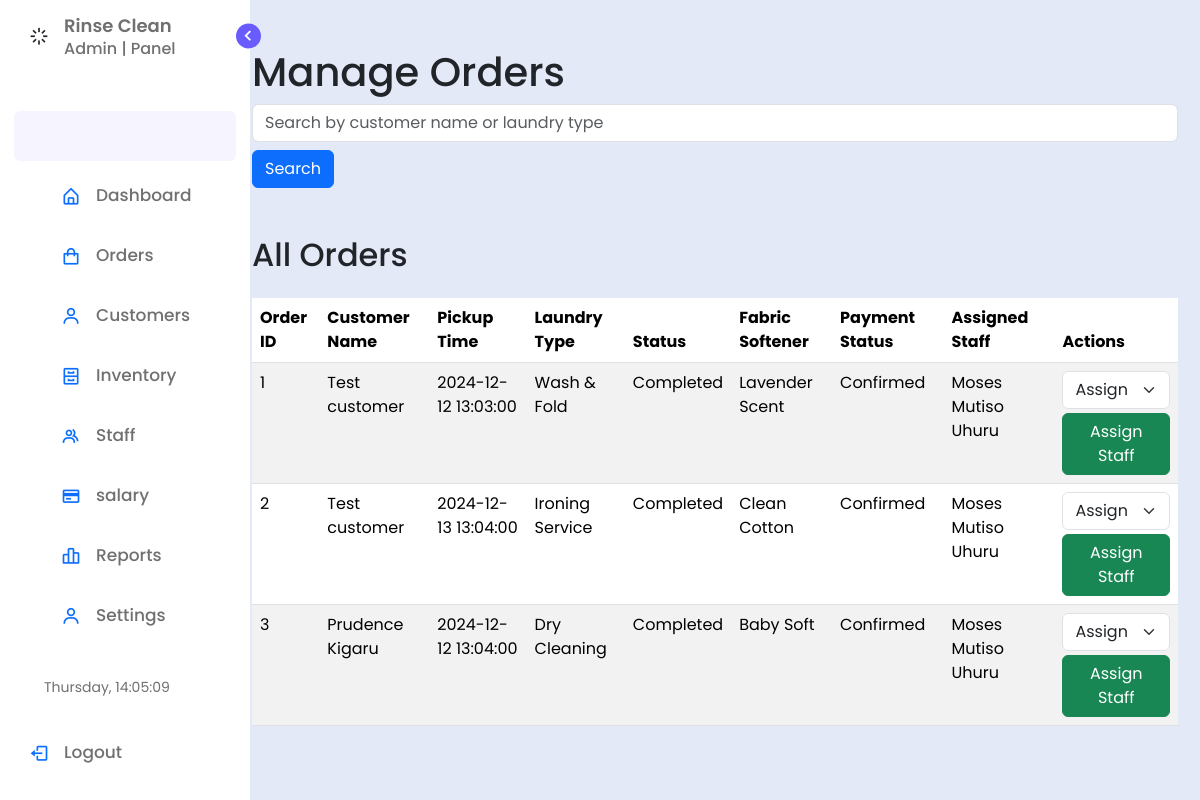
The app's page /admin/orders.php (signed in) with its own data.
### tables this page shows
CREATE TABLE `orders` (
  `id` int(11) NOT NULL,
  `order_id` varchar(20) NOT NULL,
  `customer_name` varchar(100) NOT NULL,
  `laundry_type` varchar(50) NOT NULL,
  `fabric_softener` varchar(100) DEFAULT NULL,
  `pickup_time` datetime NOT NULL,
  `special_instructions` text DEFAULT NULL,
  `status` varchar(20) DEFAULT 'Pending',
  `weight` decimal(5,2) DEFAULT NULL,
  `cost` decimal(10,2) NOT NULL,
  `payment_status` varchar(20) NOT NULL DEFAULT 'Pending',
  `staff_id` int(11) DEFAULT NULL,
  `created_at` datetime DEFAULT current_timestamp(),
  `feedback_given` enum('yes','no') DEFAULT 'no'
);

CREATE TABLE `users` (
  `id` int(11) NOT NULL,
  `username` varchar(50) NOT NULL,
  `password` varchar(255) NOT NULL,
  `email` varchar(100) NOT NULL,
  `phone_number` varchar(15) NOT NULL,
  `role` enum('admin','staff') DEFAULT 'staff',
  `reg_number` varchar(12) DEFAULT NULL,
  `name` varchar(100) NOT NULL,
  `address` varchar(255) DEFAULT NULL,
  `status` varchar(20) DEFAULT 'active',
  `created_at` timestamp NOT NULL DEFAULT current_timestamp()
);

### admin/orders.php (the view, shortened to what this page needs)
<?php
require_once '../includes/rinseclean_lms.php';
$sql = "SELECT orders.id, orders.customer_name, orders.pickup_time, orders.laundry_type, orders.status, orders.fabric_softener, orders.payment_status, users.username AS staff_name
        FROM orders
        LEFT JOIN users ON orders.staff_id = users.id";
$result = $conn->query($sql);
$orders = [];
while ($row = $result->fetch_assoc()) {
    $orders[] = $row;
}
$search_query = '';
?>
<!DOCTYPE html>
<html lang="en">
<head>
    <link rel="stylesheet" href="https://cdn.jsdelivr.net/npm/bootstrap@5.3.3/dist/css/bootstrap.min.css">
    <link rel="stylesheet" href="../admin/css/style.css">
</head>
<body>
<div class="d-flex" id="wrapper">
    <?php include '../admin/publics/sidebar.php'; ?>
</div>
<section class="home">
    <div class="container mt-5">
        <h1>Manage Orders</h1>
        <form method="POST" class="mb-3">
            <input type="text" name="search_query" placeholder="Search by customer name or laundry type" class="form-control" value="<?php echo htmlspecialchars($search_query); ?>">
            <button type="submit" name="search" class="btn btn-primary mt-2">Search</button>
        </form>
        <div class="orders-section mt-5">
            <h2 class="mb-4">All Orders</h2>
            <table class="table table-striped table-hover">
                <thead class="thead-dark">
                    <tr>
                        <th scope="col">Order ID</th>
                        <th scope="col">Customer Name</th>
                        <th scope="col">Pickup Time</th>
                        <th scope="col">Laundry Type</th>
                        <th scope="col">Status</th>
                        <th scope="col">Fabric Softener</th>
                        <th scope="col">Payment Status</th>
                        <th scope="col">Assigned Staff</th>
                        <th scope="col">Actions</th>
                    </tr>
                </thead>
                <tbody>
                    <?php if (empty($orders)): ?>
                        <tr>
                            <td colspan="9" class="text-center">No orders found.</td>
                        </tr>
                    <?php else: ?>
                        <?php foreach ($orders as $order): ?>
                        <tr>
                            <td><?php echo htmlspecialchars($order['id']); ?></td>
                            <td><?php echo htmlspecialchars($order['customer_name']); ?></td>
                            <td><?php echo htmlspecialchars($order['pickup_time']); ?></td>
                            <td><?php echo htmlspecialchars($order['laundry_type']); ?></td>
                            <td><?php echo htmlspecialchars($order['status']); ?></td>
                            <td><?php echo htmlspecialchars($order['fabric_softener']); ?></td>
                            <td><?php echo htmlspecialchars($order['payment_status']); ?></td>
                            <td><?php echo htmlspecialchars($order['staff_name'] ?? 'Unassigned'); ?></td>
                            <td>
                                <form method="POST" class="d-inline">
                                    <select name="staff_id" class="form-select" required>
                                        <option value="">Assign Staff</option>
                                    </select>
                                    <button type="submit" name="update_order" class="btn btn-success mt-1">Assign Staff</button>
                                </form>
                            </td>
                        </tr>
                        <?php endforeach; ?>
                    <?php endif; ?>
                </tbody>
            </table>
        </div>
    </div>
</section>
</body>
</html>

### admin/publics/sidebar.php (shortened to what this page needs)
<!DOCTYPE html>
<html lang="en">
<head>
    <link rel="stylesheet" href="../../admin/css/style.css">
    <link href='https://unpkg.com/boxicons@2.1.1/css/boxicons.min.css' rel='stylesheet'>
</head>
<body>
    <nav class="sidebar close">
        <header>
            <div class="image-text">
                <span class="image">
                <i class='bx bx-loader icon' alt="logo" style="width: 50px; height: 50px;"></i>
                </span>
                <div class="text logo-text">
                    <span class="name">Rinse Clean</span>
                    <span class="profession">Admin | Panel</span>
                </div>
            </div>
            <i class='bx bx-chevron-right toggle'></i>
        </header>
        <div class="menu-bar">
            <div class="menu">
                <li class="search-box"></li>
                <ul class="menu-links">
                    <li class="nav-link active">
                        <a href="dashboard.php">
                            <i class='bx bx-home-alt icon'></i>
                            <span class="text nav-text">Dashboard</span>
                        </a>
                    </li>
                    <li class="nav-link active">
                    <a href="orders.php">
                        <i class='bx bx-shopping-bag icon'></i>
                         <span class="text nav-text">Orders</span>
                    </a>
                    </li>
                    <li class="nav-link">
                        <a href="customers.php">
                            <i class='bx bx-user icon'></i>
                            <span class="text nav-text">Customers</span>
                        </a>
                    </li>
                    <li class="nav-link submenu-toggle">
                        <a href="inventory.php">
                            <i class='bx bx-cabinet icon'></i>
                            <span class="text nav-text">Inventory</span>
                        </a>
                    </li>
                    <li class="nav-link">
                        <a href="staff.php">
                            <i class='bx bx-group icon'></i>
                            <span class="text nav-text">Staff</span>
                        </a>
                    </li>
                    <li class="nav-link">
                        <a href="salary.php">
                            <i class='bx bx-credit-card icon'></i>
                            <span class="text nav-text">salary</span>
                        </a>
                    </li>
                    <li class="nav-link submenu-toggle">
                        <a href="reports.php">
                            <i class='bx bx-bar-chart-alt-2 icon'></i>
                            <span class="text nav-text">Reports</span>
                        </a>
                    </li>
                    <li class="nav-link">
                        <a href="settings.php">
                            <i class='bx bx-user icon'></i>
                            <span class="text nav-text">Settings</span>
                        </a>
                    </li>
                </ul>
            </div>
            <div class="time-display">
                <span id="current-time"></span>
            </div>
            <div class="bottom-content">
                <li>
                    <a href="../public/login/logout.php">
                        <i class='bx bx-log-out icon'></i>
                        <span class="text nav-text">Logout</span>
                    </a>
                </li>
            </div>
        </div>
    </nav>
</body>
</html>

### admin/css/style.css (style rules this page uses)
* { margin: 0; padding: 0; box-sizing: border-box; font-family: 'Poppins', sans-serif; }
:root { --body-color: #E4E9F7; --sidebar-color: #FFF; --primary-color: #695CFE; --primary-color-light: #F6F5FF; --toggle-color: #DDD; --text-color: #707070; --text-color-dark: #FFFFFF; --sidebar-text-color-dark: #D7D7D7; --button-background: #695CFE; --button-background-dark: #4C4D4E; --tran-03: all 0.2s ease; --tran-04: all 0.3s ease; --tran-05: all 0.3s ease; }
body { min-height: 100vh; background-color: var(--body-color); transition: var(--tran-05); }
.sidebar { position: fixed; top: 0; left: 0; height: 100%; width: 250px; padding: 10px 14px; background: var(--sidebar-color); transition: var(--tran-05); z-index: 100; }
.sidebar li { height: 50px; list-style: none; display: flex; align-items: center; margin-top: 10px; }
.sidebar.header .image, .sidebar .icon { min-width: 60px; border-radius: 6px; }
.sidebar .icon { min-width: 50px; border-radius: 6px; height: 100%; display: flex; align-items: center; justify-content: center; font-size: 20px; }
.sidebar .text { color: var(--text-color); font-size: 17px; font-weight: 500; white-space: nowrap; opacity: 1; transition: var(--tran-03); }
.sidebar li a { display: flex; align-items: center; }
.sidebar header { position: relative; }
.sidebar header .image-text { display: flex; align-items: center; }
.sidebar header .logo-text { display: flex; flex-direction: column; }
header .image-text .name { margin-top: 2px; font-size: 18px; font-weight: 600; }
header .image-text .profession { font-size: 16px; margin-top: -2px; display: block; }
.sidebar header .image { display: flex; align-items: center; justify-content: center; }
.sidebar header .toggle { position: absolute; top: 50%; right: -25px; transform: translateY(-50%) rotate(180deg); height: 25px; width: 25px; background-color: var(--primary-color); color: var(--sidebar-color); border-radius: 50%; display: flex; align-items: center; justify-content: center; font-size: 22px; cursor: pointer; transition: var(--tran-05); }
.sidebar .menu { margin-top: 40px; }
.sidebar li.search-box { border-radius: 6px; background-color: var(--primary-color-light); cursor: pointer; transition: var(--tran-05); }
.sidebar li a { list-style: none; height: 100%; background-color: transparent; display: flex; align-items: center; height: 100%; width: 100%; border-radius: 6px; text-decoration: none; transition: var(--tran-03); }
.sidebar .menu-bar { height: calc(100% - 66px); display: flex; flex-direction: column; justify-content: space-between; overflow-y: scroll; }
.home { position: absolute; top: 0; left: 240px; height: 100vh; width: calc(100% - 250px); background-color: var(--body-color); transition: var(--tran-05); }
.time-display { display: flex; align-items: center; margin: 10px 20px; color: var(--text-color); font-family: 'Poppins', sans-serif; font-size: 14px; justify-content: space-between; padding: 10px; border-radius: 6px; }
html, body { height: 100%; }
#wrapper { min-height: 100%; display: flex; flex-direction: column; }
.home { flex: 1; }

### records on screen
orders: id "1", customer_name "Test customer", pickup_time "2024-12-12 13:03:00", laundry_type "Wash & Fold", status "Completed", fabric_softener "Lavender Scent", payment_status "Confirmed", users.username "Moses Mutiso Uhuru"
orders: id "2", customer_name "Test customer", pickup_time "2024-12-13 13:04:00", laundry_type "Ironing Service", status "Completed", fabric_softener "Clean Cotton", payment_status "Confirmed", users.username "Moses Mutiso Uhuru"
orders: id "3", customer_name "Prudence Kigaru", pickup_time "2024-12-12 13:04:00", laundry_type "Dry Cleaning", status "Completed", fabric_softener "Baby Soft", payment_status "Confirmed", users.username "Moses Mutiso Uhuru"
